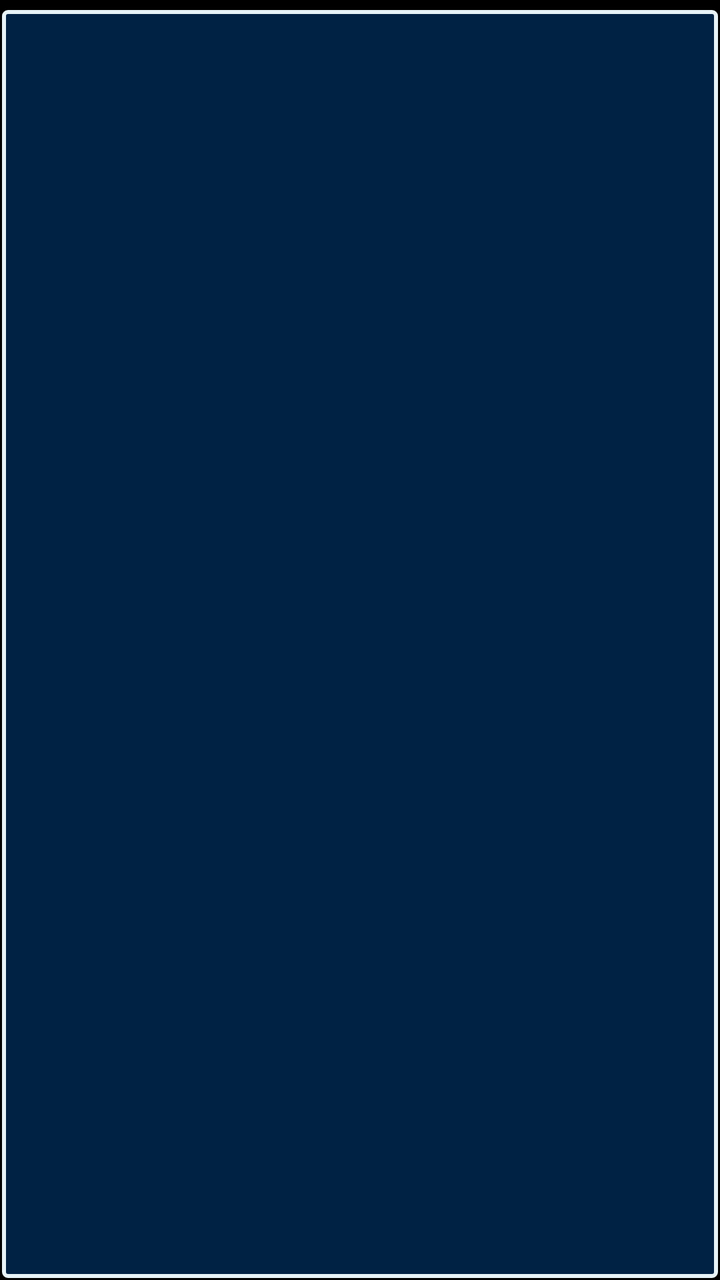
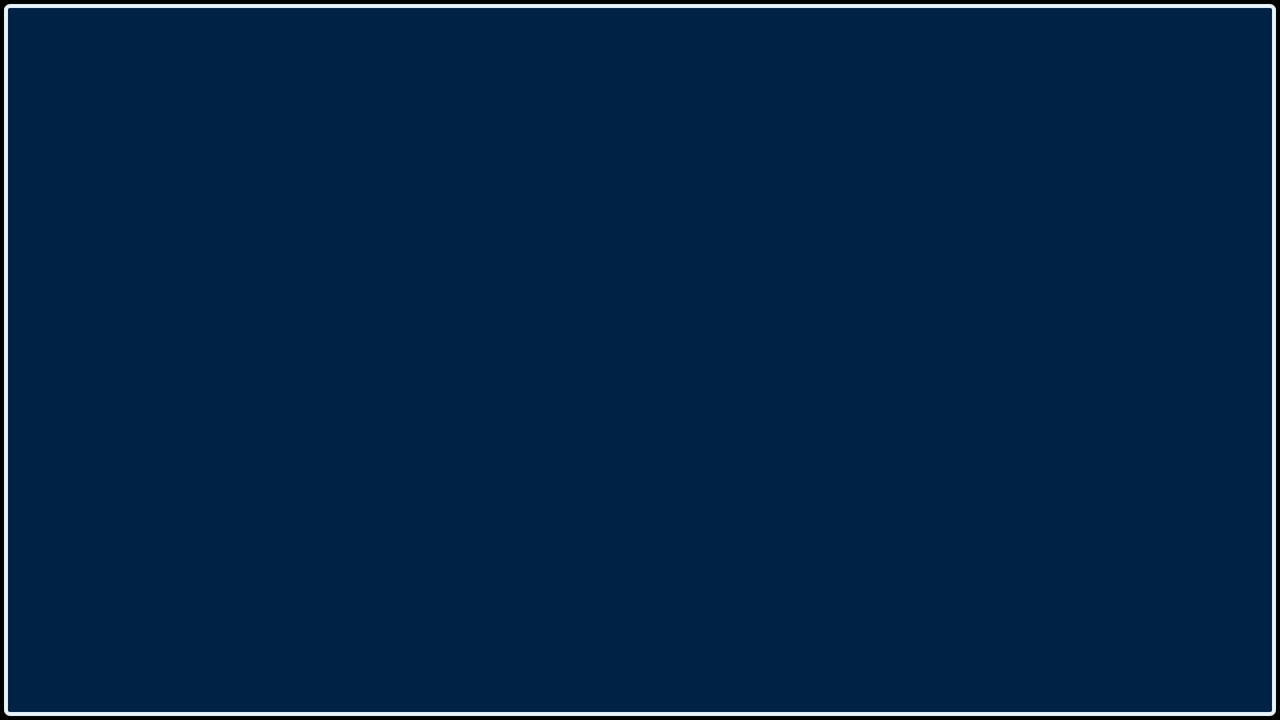

An Android layout and its configuration variant, each rendered on a device that would load it. The default file and the variant file are quoted in full after the pictures.
<!-- AndroidManifest.xml: application theme AppTheme -->
<!-- res/layout/fragment_tool_pipeline.xml -->
<?xml version="1.0" encoding="utf-8"?>
<LinearLayout xmlns:android="http://schemas.android.com/apk/res/android"
    android:id="@+id/fragmentToolPipeline_id"
    android:layout_width="match_parent"
    android:layout_height="match_parent"
    android:orientation="vertical"
    android:background="@color/background_black"
    >

    <LinearLayout android:id="@+id/fragmentToolPipeline_seekbarPlaceholder"
        android:orientation="vertical"
        android:layout_width="fill_parent"
        android:layout_height="wrap_content"
        android:layout_marginLeft="4dp"
        android:layout_marginRight="4dp"
        />


    <LinearLayout
        android:layout_width="match_parent"
        android:layout_height="wrap_content"
        android:layout_margin="1dp"
        android:orientation="horizontal"
        >

        <Spinner
            android:id="@+id/fragmentToolPipeline_spinner"
            android:layout_width="0dp"
            android:layout_weight="1"
            android:layout_height="wrap_content"
            android:paddingTop="0dp"
            android:paddingBottom="0dp"
            android:paddingLeft="4dp"
            android:paddingRight="4dp"
            android:layout_gravity="center"
            android:gravity="center"
            android:layout_margin="1dp"
            android:background="@drawable/tool_keypad_active"
            android:textColor="@color/text_dark"
            />


        <EditText
            android:id="@+id/fragmentToolPipeline_N"
            android:layout_width="0dp"
            android:layout_weight="1"
            android:layout_height="match_parent"
            android:layout_margin="1dp"
            android:inputType="number"
            android:maxLength="5"
            android:background="@drawable/tool_keypad_active"
            android:textColor="@color/text_dark"
            />
    </LinearLayout>


    <ScrollView
        android:layout_width="match_parent"
        android:layout_height="match_parent"
        android:layout_margin="1dp"
        android:background="@drawable/tool_screen"
        >

        <TextView
            android:id="@+id/fragmentToolPipeline_description"
            android:layout_width="match_parent"
            android:layout_height="match_parent"
            android:layout_margin="1dp"
            android:gravity="left"
            android:singleLine="false"
            android:minLines="5"
            android:textSize="@dimen/textsize_normal"
            android:textColor="@color/text_light"
            />
    </ScrollView>

</LinearLayout>
<!-- resources referenced by this layout -->
<resources>
  <color name="background_black">@color/skyblue_black</color>
  <color name="text_dark">@android:color/black</color>
  <color name="text_light">@android:color/white</color>
  <dimen name="textsize_normal">18sp</dimen>
  <!-- drawable tool_screen (drawable) -->
  <?xml version="1.0" encoding="utf-8"?>
  <selector
      xmlns:android="http://schemas.android.com/apk/res/android">
      <item>
          <shape>
              <gradient
                  android:startColor="@color/button_very_dark"
                  android:endColor="@color/button_very_dark"
                  android:angle="270" />
              <stroke
                  android:width="2dp"
                  android:color="@color/button_pale" />
              <corners
                  android:radius="2dp" />
              <padding
                  android:left="10dp"
                  android:top="10dp"
                  android:right="10dp"
                  android:bottom="10dp" />
          </shape>
      </item>
  </selector>
  <style name="AppTheme" parent="Theme.Skyblue">
      </style>
  <color name="skyblue_black">#000000</color>
  <color name="button_light">@color/skyblue_grayish_light</color>
  <color name="button_very_dark">@color/skyblue_very_dark</color>
  <color name="button_pale">@color/skyblue_pale</color>
  <color name="button_dark">@color/skyblue_grayish_dark</color>
  <color name="skyblue_grayish_light">#80A0C0</color>
  <color name="skyblue_very_dark">#002244</color>
  <color name="skyblue_pale">#e7f3f7</color>
  <color name="skyblue_grayish_dark">#508090</color>
  <style name="PopupMenu.Skyblue" parent="@android:style/Widget.Holo.ListPopupWindow">
          <item name="android:popupBackground">@drawable/menu_dropdown_panel_skyblue</item>
      </style>
  <style name="DropDownListView.Skyblue" parent="@android:style/Widget.Holo.ListView.DropDown">
          <item name="android:listSelector">@drawable/selectable_background_skyblue</item>
      </style>
  <style name="ActionBarTabStyle.Skyblue" parent="@android:style/Widget.Holo.ActionBar.TabView">
          <item name="android:background">@drawable/tab_indicator_ab_skyblue</item>
      </style>
  <style name="DropDownNav.Skyblue" parent="@android:style/Widget.Holo.Spinner">
          <item name="android:background">@drawable/spinner_background_ab_skyblue</item>
          <item name="android:popupBackground">@drawable/menu_dropdown_panel_skyblue</item>
          <item name="android:dropDownSelector">@drawable/selectable_background_skyblue</item>
      </style>
  <style name="ActionBar.Solid.Skyblue" parent="@android:style/Widget.Holo.Light.ActionBar.Solid.Inverse">
          <item name="android:background">@drawable/ab_solid_skyblue</item>
          <item name="android:backgroundStacked">@drawable/ab_stacked_solid_skyblue</item>
          <item name="android:backgroundSplit">@drawable/ab_bottom_solid_skyblue</item>
          <item name="android:progressBarStyle">@style/ProgressBar.Skyblue</item>
      </style>
  <style name="ActionButton.CloseMode.Skyblue" parent="@android:style/Widget.Holo.ActionButton.CloseMode">
          <item name="android:background">@drawable/btn_cab_done_skyblue</item>
      </style>
  <style name="Theme.Skyblue.Widget" parent="@android:style/Theme.Holo">
          <item name="android:popupMenuStyle">@style/PopupMenu.Skyblue</item>
          
          <item name="android:dropDownListViewStyle">@style/ActionBarDropDownListView.Skyblue</item>
      </style>
  <style name="ProgressBar.Skyblue" parent="@android:style/Widget.Holo.ProgressBar.Horizontal">
          <item name="android:progressDrawable">@drawable/progress_horizontal_skyblue</item>
      </style>
  <style name="ActionBarDropDownListView.Skyblue" parent="@android:style/Widget.Holo.ListView.DropDown">
          <item name="android:listSelector">@drawable/selectable_background_skyblue</item>
          <item name="android:background">@drawable/ab_solid_skyblue</item>
      </style>
</resources>
<!-- res/layout-land/fragment_tool_pipeline.xml (the author's variant of the layout above) -->
<!-- drawn on the phone turned sideways -->
<?xml version="1.0" encoding="utf-8"?>
<LinearLayout xmlns:android="http://schemas.android.com/apk/res/android"
    android:id="@+id/fragmentToolPipeline_id"
    android:layout_width="match_parent"
    android:layout_height="match_parent"
    android:orientation="vertical"
    android:background="@color/background_black"
    >

    <LinearLayout android:id="@+id/fragmentToolPipeline_seekbarPlaceholder"
        android:orientation="vertical"
        android:layout_width="fill_parent"
        android:layout_height="wrap_content"
        android:layout_marginLeft="4dp"
        android:layout_marginRight="4dp"
        />


    <LinearLayout
        android:layout_width="match_parent"
        android:layout_height="match_parent"
        android:layout_margin="1dp"
        android:orientation="horizontal"
        >

        <LinearLayout
            android:layout_width="wrap_content"
            android:layout_height="match_parent"
            android:orientation="vertical"
            >

            <Spinner
                android:id="@+id/fragmentToolPipeline_spinner"
                android:layout_width="wrap_content"
                android:layout_height="wrap_content"
                android:paddingTop="0dp"
                android:paddingBottom="0dp"
                android:paddingLeft="4dp"
                android:paddingRight="4dp"
                android:background="@drawable/tool_keypad_active"
                android:textColor="@color/text_dark"
                />

            <EditText
                android:id="@+id/fragmentToolPipeline_N"
                android:layout_width="match_parent"
                android:layout_height="wrap_content"
                android:layout_marginTop="4dp"
                android:inputType="number"
                android:maxLength="5"
                android:background="@drawable/tool_keypad_active"
                android:textColor="@color/text_dark"
                />

        </LinearLayout>

        <ScrollView
            android:layout_width="0dp"
            android:layout_weight="1"
            android:layout_height="match_parent"
            android:layout_margin="1dp"
            android:background="@drawable/tool_screen"
            >

            <TextView
                android:id="@+id/fragmentToolPipeline_description"
                android:layout_width="match_parent"
                android:layout_height="match_parent"
                android:gravity="left"
                android:singleLine="false"
                android:minLines="5"
                android:textSize="@dimen/textsize_normal"
                android:textColor="@color/text_light"
                />
            </ScrollView>

    </LinearLayout>
</LinearLayout>
